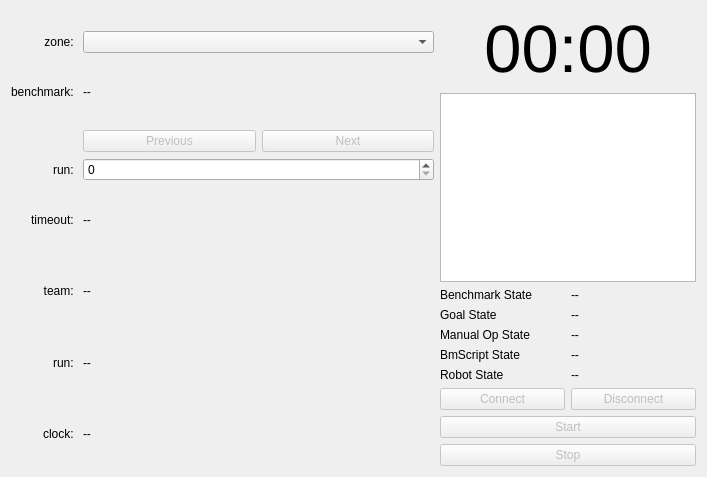
<?xml version="1.0" encoding="UTF-8"?>
<ui version="4.0">
 <class>BenchmarkControl</class>
 <widget class="QWidget" name="BenchmarkControl">
  <property name="geometry">
   <rect>
    <x>0</x>
    <y>0</y>
    <width>707</width>
    <height>477</height>
   </rect>
  </property>
  <property name="sizePolicy">
   <sizepolicy hsizetype="Preferred" vsizetype="Expanding">
    <horstretch>0</horstretch>
    <verstretch>0</verstretch>
   </sizepolicy>
  </property>
  <property name="windowTitle">
   <string>Benchmark Control</string>
  </property>
  <layout class="QHBoxLayout" name="horizontalLayout">
   <item>
    <layout class="QVBoxLayout" name="verticalLayout" stretch="0">
     <item>
      <layout class="QGridLayout" name="gridLayout" columnstretch="0,0">
       <item row="7" column="1">
        <layout class="QHBoxLayout" name="horizontalLayout_2">
         <item>
          <widget class="QPushButton" name="previous">
           <property name="enabled">
            <bool>false</bool>
           </property>
           <property name="text">
            <string>Previous</string>
           </property>
          </widget>
         </item>
         <item>
          <widget class="QPushButton" name="next">
           <property name="enabled">
            <bool>false</bool>
           </property>
           <property name="text">
            <string>Next</string>
           </property>
          </widget>
         </item>
        </layout>
       </item>
       <item row="3" column="1">
        <widget class="QLabel" name="desc">
         <property name="text">
          <string>--</string>
         </property>
        </widget>
       </item>
       <item row="8" column="0">
        <widget class="QLabel" name="label_9">
         <property name="sizePolicy">
          <sizepolicy hsizetype="Preferred" vsizetype="Preferred">
           <horstretch>0</horstretch>
           <verstretch>0</verstretch>
          </sizepolicy>
         </property>
         <property name="text">
          <string>run: </string>
         </property>
         <property name="alignment">
          <set>Qt::AlignRight|Qt::AlignTrailing|Qt::AlignVCenter</set>
         </property>
        </widget>
       </item>
       <item row="2" column="0">
        <widget class="QLabel" name="label">
         <property name="text">
          <string>zone: </string>
         </property>
         <property name="alignment">
          <set>Qt::AlignRight|Qt::AlignTrailing|Qt::AlignVCenter</set>
         </property>
        </widget>
       </item>
       <item row="12" column="0">
        <widget class="QLabel" name="selected_run_label">
         <property name="sizePolicy">
          <sizepolicy hsizetype="Preferred" vsizetype="Preferred">
           <horstretch>0</horstretch>
           <verstretch>0</verstretch>
          </sizepolicy>
         </property>
         <property name="text">
          <string>run: </string>
         </property>
         <property name="alignment">
          <set>Qt::AlignRight|Qt::AlignTrailing|Qt::AlignVCenter</set>
         </property>
        </widget>
       </item>
       <item row="9" column="0">
        <widget class="QLabel" name="label_6">
         <property name="sizePolicy">
          <sizepolicy hsizetype="Preferred" vsizetype="Preferred">
           <horstretch>0</horstretch>
           <verstretch>0</verstretch>
          </sizepolicy>
         </property>
         <property name="text">
          <string>timeout: </string>
         </property>
         <property name="alignment">
          <set>Qt::AlignRight|Qt::AlignTrailing|Qt::AlignVCenter</set>
         </property>
        </widget>
       </item>
       <item row="10" column="0">
        <widget class="QLabel" name="label_7">
         <property name="sizePolicy">
          <sizepolicy hsizetype="Preferred" vsizetype="Preferred">
           <horstretch>0</horstretch>
           <verstretch>0</verstretch>
          </sizepolicy>
         </property>
         <property name="text">
          <string>team: </string>
         </property>
         <property name="alignment">
          <set>Qt::AlignRight|Qt::AlignTrailing|Qt::AlignVCenter</set>
         </property>
        </widget>
       </item>
       <item row="9" column="1">
        <widget class="QLabel" name="timeout">
         <property name="text">
          <string>--</string>
         </property>
        </widget>
       </item>
       <item row="10" column="1">
        <widget class="QLabel" name="team">
         <property name="text">
          <string>--</string>
         </property>
        </widget>
       </item>
       <item row="12" column="1">
        <widget class="QLabel" name="round">
         <property name="text">
          <string>--</string>
         </property>
        </widget>
       </item>
       <item row="2" column="1">
        <widget class="QComboBox" name="zone"/>
       </item>
       <item row="8" column="1">
        <widget class="QSpinBox" name="run_selector"/>
       </item>
       <item row="3" column="0">
        <widget class="QLabel" name="benchmark_label">
         <property name="sizePolicy">
          <sizepolicy hsizetype="Preferred" vsizetype="Preferred">
           <horstretch>0</horstretch>
           <verstretch>0</verstretch>
          </sizepolicy>
         </property>
         <property name="text">
          <string>benchmark: </string>
         </property>
         <property name="alignment">
          <set>Qt::AlignRight|Qt::AlignTrailing|Qt::AlignVCenter</set>
         </property>
        </widget>
       </item>
       <item row="0" column="1">
        <spacer name="horizontalSpacer_2">
         <property name="orientation">
          <enum>Qt::Horizontal</enum>
         </property>
         <property name="sizeType">
          <enum>QSizePolicy::Expanding</enum>
         </property>
         <property name="sizeHint" stdset="0">
          <size>
           <width>40</width>
           <height>20</height>
          </size>
         </property>
        </spacer>
       </item>
       <item row="13" column="0">
        <widget class="QLabel" name="cloack_label">
         <property name="text">
          <string>clock: </string>
         </property>
         <property name="alignment">
          <set>Qt::AlignRight|Qt::AlignTrailing|Qt::AlignVCenter</set>
         </property>
        </widget>
       </item>
       <item row="13" column="1">
        <widget class="QLabel" name="clock">
         <property name="sizePolicy">
          <sizepolicy hsizetype="Preferred" vsizetype="Minimum">
           <horstretch>0</horstretch>
           <verstretch>0</verstretch>
          </sizepolicy>
         </property>
         <property name="text">
          <string>--</string>
         </property>
         <property name="alignment">
          <set>Qt::AlignLeading|Qt::AlignLeft|Qt::AlignVCenter</set>
         </property>
        </widget>
       </item>
      </layout>
     </item>
    </layout>
   </item>
   <item>
    <layout class="QVBoxLayout" name="verticalLayout_2" stretch="0,1,0,0,0,0,0,0,0,0">
     <item>
      <widget class="QLabel" name="timer">
       <property name="font">
        <font>
         <pointsize>50</pointsize>
        </font>
       </property>
       <property name="text">
        <string>00:00</string>
       </property>
       <property name="alignment">
        <set>Qt::AlignCenter</set>
       </property>
      </widget>
     </item>
     <item>
      <widget class="QPlainTextEdit" name="state">
       <property name="sizePolicy">
        <sizepolicy hsizetype="Preferred" vsizetype="Maximum">
         <horstretch>0</horstretch>
         <verstretch>0</verstretch>
        </sizepolicy>
       </property>
       <property name="minimumSize">
        <size>
         <width>0</width>
         <height>30</height>
        </size>
       </property>
       <property name="readOnly">
        <bool>true</bool>
       </property>
      </widget>
     </item>
     <item>
      <layout class="QHBoxLayout" name="horizontalLayout_4">
       <item>
        <widget class="QLabel" name="benchmark_state_label">
         <property name="text">
          <string>Benchmark State</string>
         </property>
        </widget>
       </item>
       <item>
        <widget class="QLabel" name="benchmark_state">
         <property name="text">
          <string>--</string>
         </property>
        </widget>
       </item>
      </layout>
     </item>
     <item>
      <layout class="QHBoxLayout" name="horizontalLayout_5">
       <item>
        <widget class="QLabel" name="goal_state_label">
         <property name="text">
          <string>Goal State</string>
         </property>
        </widget>
       </item>
       <item>
        <widget class="QLabel" name="goal_state">
         <property name="text">
          <string>--</string>
         </property>
        </widget>
       </item>
      </layout>
     </item>
     <item>
      <layout class="QHBoxLayout" name="horizontalLayout_7">
       <item>
        <widget class="QLabel" name="manual_operation_state_label">
         <property name="text">
          <string>Manual Op State</string>
         </property>
        </widget>
       </item>
       <item>
        <widget class="QLabel" name="manual_operation_state">
         <property name="text">
          <string>--</string>
         </property>
        </widget>
       </item>
      </layout>
     </item>
     <item>
      <layout class="QHBoxLayout" name="horizontalLayout_6">
       <item>
        <widget class="QLabel" name="bmscript_state_label">
         <property name="text">
          <string>BmScript State</string>
         </property>
        </widget>
       </item>
       <item>
        <widget class="QLabel" name="bmscript_state">
         <property name="text">
          <string>--</string>
         </property>
        </widget>
       </item>
      </layout>
     </item>
     <item>
      <layout class="QHBoxLayout" name="horizontalLayout_8">
       <item>
        <widget class="QLabel" name="robot_state_label">
         <property name="text">
          <string>Robot State</string>
         </property>
        </widget>
       </item>
       <item>
        <widget class="QLabel" name="robot_state">
         <property name="text">
          <string>--</string>
         </property>
        </widget>
       </item>
      </layout>
     </item>
     <item>
      <layout class="QHBoxLayout" name="horizontalLayout_3">
       <item>
        <widget class="QPushButton" name="connect">
         <property name="enabled">
          <bool>false</bool>
         </property>
         <property name="sizePolicy">
          <sizepolicy hsizetype="Minimum" vsizetype="MinimumExpanding">
           <horstretch>0</horstretch>
           <verstretch>0</verstretch>
          </sizepolicy>
         </property>
         <property name="text">
          <string>Connect</string>
         </property>
        </widget>
       </item>
       <item>
        <widget class="QPushButton" name="disconnect">
         <property name="enabled">
          <bool>false</bool>
         </property>
         <property name="sizePolicy">
          <sizepolicy hsizetype="Minimum" vsizetype="MinimumExpanding">
           <horstretch>0</horstretch>
           <verstretch>0</verstretch>
          </sizepolicy>
         </property>
         <property name="text">
          <string>Disconnect</string>
         </property>
        </widget>
       </item>
      </layout>
     </item>
     <item>
      <widget class="QPushButton" name="start">
       <property name="enabled">
        <bool>false</bool>
       </property>
       <property name="sizePolicy">
        <sizepolicy hsizetype="Minimum" vsizetype="MinimumExpanding">
         <horstretch>0</horstretch>
         <verstretch>0</verstretch>
        </sizepolicy>
       </property>
       <property name="text">
        <string>Start</string>
       </property>
      </widget>
     </item>
     <item>
      <widget class="QPushButton" name="stop">
       <property name="enabled">
        <bool>false</bool>
       </property>
       <property name="sizePolicy">
        <sizepolicy hsizetype="Minimum" vsizetype="MinimumExpanding">
         <horstretch>0</horstretch>
         <verstretch>0</verstretch>
        </sizepolicy>
       </property>
       <property name="text">
        <string>Stop</string>
       </property>
      </widget>
     </item>
    </layout>
   </item>
  </layout>
 </widget>
 <resources/>
 <connections/>
</ui>
